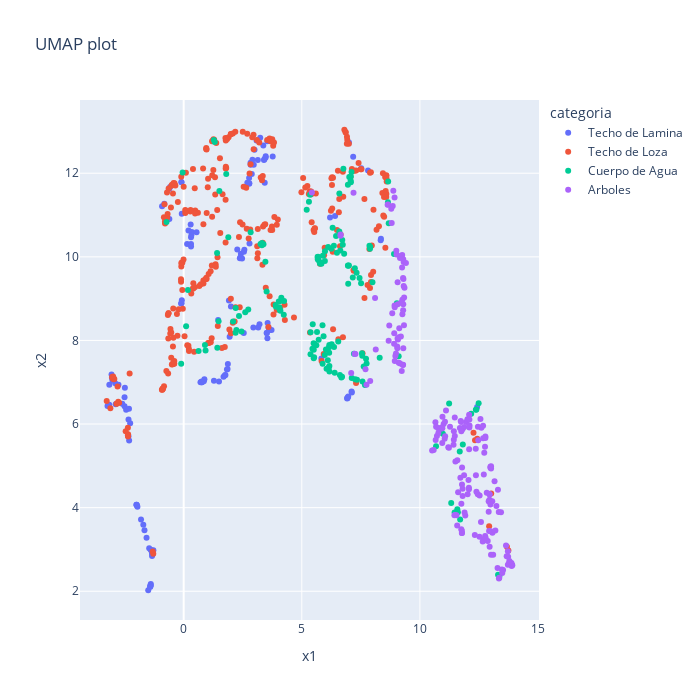

The code cell stored with this chart in its notebook:
### Code cell
umap_proj = pd.DataFrame({'x1': embedding[:,0], 'x2': embedding[:,1], 'categoria': y_cat, 'imagen': imagen})

fig = px.scatter(umap_proj, x='x1', y='x2', hover_data='imagen', color = 'categoria', title='UMAP plot')
fig.update_layout(autosize=False, width=700, height=700)
fig.show()

### Figure 1 — Plotly figure (JSON) as saved in the notebook; plotly's stock layout.template omitted (floating-point values rounded to 4 significant figures; data arrays with more than 128 entries replaced by an {"elided": "..."} marker saying what was removed)
{"data": [{"customdata": {"elided": "139x1 str values"}, "hovertemplate": "categoria=Techo de Lamina<br>x1=%{x}<br>x2=%{y}<br>imagen=%{customdata[0]}<extra></extra>", "legendgroup": "Techo de Lamina", "marker": {"color": "#636efa", "symbol": "circle"}, "mode": "markers", "name": "Techo de Lamina", "orientation": "v", "showlegend": true, "type": "scatter", "x": {"elided": "139 float values"}, "xaxis": "x", "y": {"elided": "139 float values"}, "yaxis": "y"}, {"customdata": {"elided": "306x1 str values"}, "hovertemplate": "categoria=Techo de Loza<br>x1=%{x}<br>x2=%{y}<br>imagen=%{customdata[0]}<extra></extra>", "legendgroup": "Techo de Loza", "marker": {"color": "#EF553B", "symbol": "circle"}, "mode": "markers", "name": "Techo de Loza", "orientation": "v", "showlegend": true, "type": "scatter", "x": {"elided": "306 float values"}, "xaxis": "x", "y": {"elided": "306 float values"}, "yaxis": "y"}, {"customdata": {"elided": "152x1 str values"}, "hovertemplate": "categoria=Cuerpo de Agua<br>x1=%{x}<br>x2=%{y}<br>imagen=%{customdata[0]}<extra></extra>", "legendgroup": "Cuerpo de Agua", "marker": {"color": "#00cc96", "symbol": "circle"}, "mode": "markers", "name": "Cuerpo de Agua", "orientation": "v", "showlegend": true, "type": "scatter", "x": {"elided": "152 float values"}, "xaxis": "x", "y": {"elided": "152 float values"}, "yaxis": "y"}, {"customdata": {"elided": "199x1 str values"}, "hovertemplate": "categoria=Arboles<br>x1=%{x}<br>x2=%{y}<br>imagen=%{customdata[0]}<extra></extra>", "legendgroup": "Arboles", "marker": {"color": "#ab63fa", "symbol": "circle"}, "mode": "markers", "name": "Arboles", "orientation": "v", "showlegend": true, "type": "scatter", "x": {"elided": "199 float values"}, "xaxis": "x", "y": {"elided": "199 float values"}, "yaxis": "y"}], "layout": {"autosize": false, "height": 700, "legend": {"title": {"text": "categoria"}, "tracegroupgap": 0}, "title": {"text": "UMAP plot"}, "width": 700, "xaxis": {"anchor": "y", "domain": [0, 1], "title": {"text": "x1"}}, "yaxis": {"anchor": "x", "domain": [0, 1], "title": {"text": "x2"}}}}
